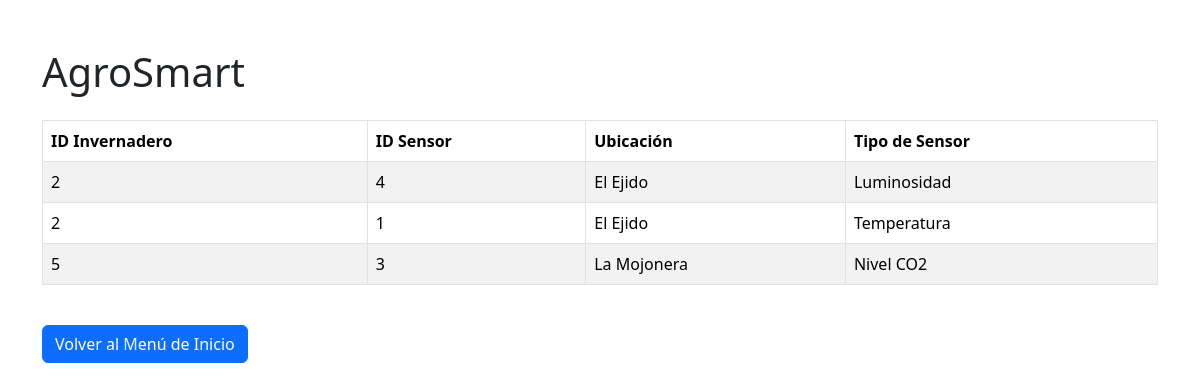
/secestandar/sensores_invernadero.php (signed in), run on an earlier commit of the app's database.
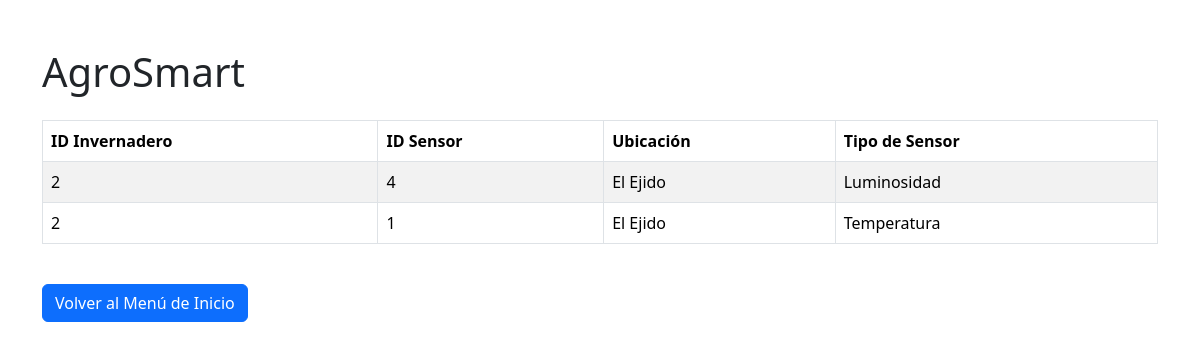
And on a later commit of the database.
### tables this page shows
CREATE TABLE `invernadero` (
  `id_Invernadero` int(11) NOT NULL,
  `ubicacionInvernadero` varchar(50) NOT NULL,
  `idUsuario` int(11) NOT NULL
);

CREATE TABLE `sensores` (
  `idSensor` int(11) NOT NULL,
  `tipo_sensor` varchar(30) NOT NULL
);

### secestandar/sensores_invernadero.php (the view, shortened to what this page needs)
<?php
$server = "localhost:3306";
$user = "root";
$pass = "";
$base = "gestioninvernaderos";
$dwes = mysqli_connect($server, $user, $pass, $base);
$idUsuario = $_SESSION['idUsuario'];
$query = "SELECT i.id_Invernadero, i.ubicacionInvernadero, s.idSensor, s.tipo_sensor
          FROM invernadero i
          INNER JOIN sensores_inver si ON i.id_Invernadero = si.id_Invernadero
          INNER JOIN sensores s ON si.idSensor = s.idSensor
          WHERE i.idUsuario = ?";
$stmt = mysqli_prepare($dwes, $query);
mysqli_stmt_bind_param($stmt, "i", $idUsuario);
mysqli_stmt_execute($stmt);
$result = mysqli_stmt_get_result($stmt);
?>
<!DOCTYPE html>
<html lang="es">
<head>
    <link href="https://cdn.jsdelivr.net/npm/bootstrap@5.3.3/dist/css/bootstrap.min.css" rel="stylesheet">
</head>
<body>
    <div class="container mt-5">
        <h1 class="mb-4">AgroSmart</h1>
        <table class="table table-striped table-bordered">
            <thead>
                <tr>
                    <th>ID Invernadero</th>
                    <th>ID Sensor</th>
                    <th>Ubicación</th>
                    <th>Tipo de Sensor</th>
                </tr>
            </thead>
            <tbody>
                <?php
                if ($result && mysqli_num_rows($result) > 0) {
                    while ($row = mysqli_fetch_assoc($result)) {
                        echo "<tr>
                                <td>{$row['id_Invernadero']}</td>
                                <td>{$row['idSensor']}</td>
                                <td>{$row['ubicacionInvernadero']}</td>
                                <td>{$row['tipo_sensor']}</td>
                              </tr>";
                    }
                } else {
                    echo "<tr><td colspan='4'>No se han encontrado sensores en invernaderos asociados a este usuario</td></tr>";
                }
                ?>
            </tbody>
        </table>
        <a href="../agrosmart_estandar.php" class="btn btn-primary mt-4">Volver al Menú de Inicio</a>
    </div>
</body>
</html>

What changed in the data, as far as the page shows it:
no longer on this page (row edited): invernadero: id_Invernadero "5", sensores.idSensor "3", ubicacionInvernadero "La Mojonera", sensores.tipo_sensor "Nivel CO2"
